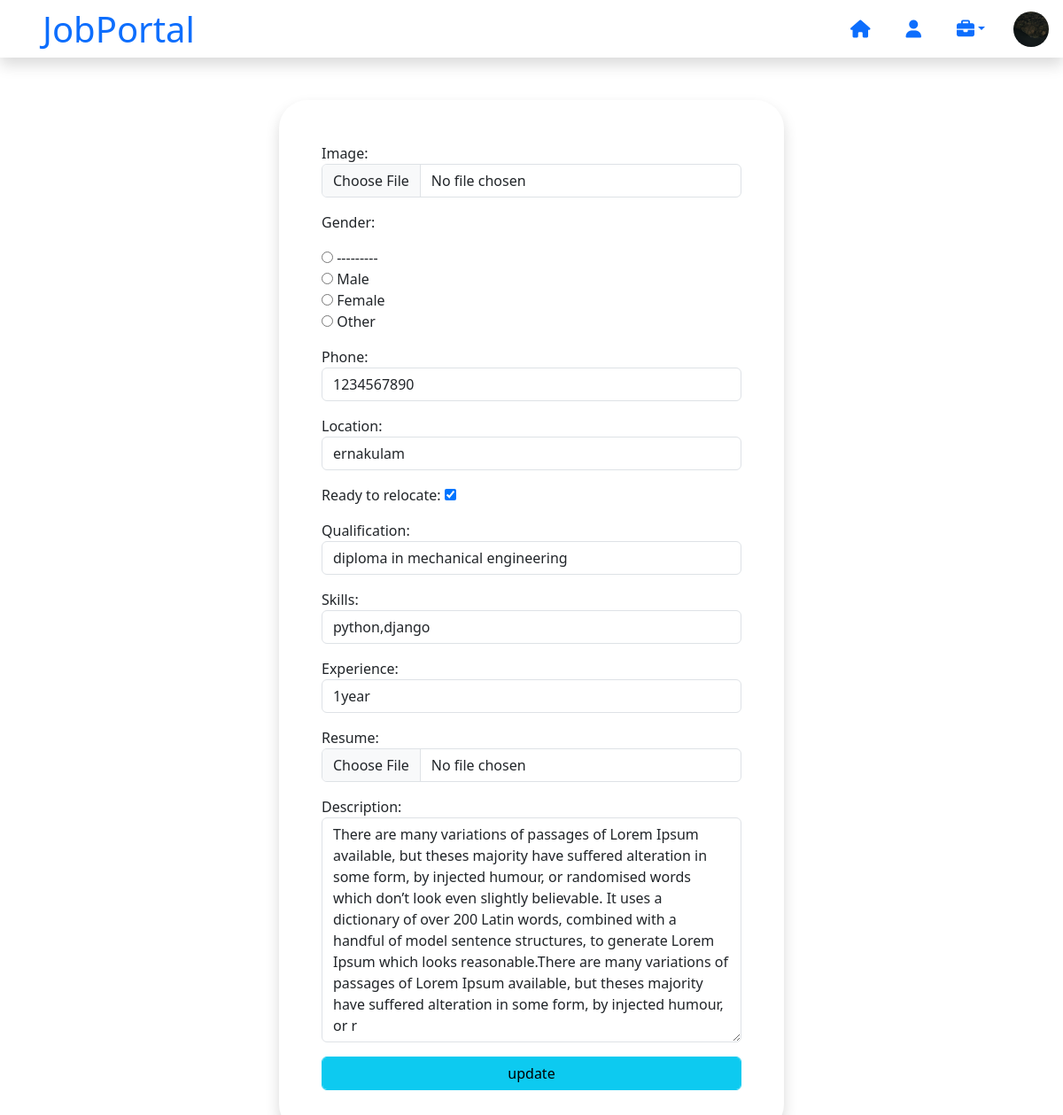
The app's page /candidate/profile/2/edit (signed in) with its own data.
### api/models.py (models this page shows, shortened)
class User(AbstractUser):
      options = (
        ("candidate","candidate"),
        ("employer","employer")
      )
      role = models.CharField(max_length=200,choices=options)

class CandidateProfile(models.Model):
    user = models.OneToOneField(User, on_delete=models.CASCADE,related_name='employeeprofile')
    phone = models.CharField(max_length=10)
    image = models.ImageField(upload_to="images",null=True)
    genders=(
            ('Male','Male'),
            ('Female','Female'),
            ('Other','Other')
        )
    gender = models.CharField(max_length=10,choices=genders)
    qualification = models.CharField(max_length=200)
    resume = models.FileField(upload_to="resumes",null=True)
    location = models.CharField(max_length=200)
    ready_to_relocate = models.BooleanField(default=False)
    skills = models.CharField(max_length=200)
    experience = models.CharField(max_length=200)
    description=models.CharField(max_length=500)

### Job/views.py (the view)
# urls.py: path('candidate/profile/<int:pk>/edit',views.CandidateProfileUpdateView.as_view(),name='candidateprofile-edit'),
@method_decorator(candidatedecs,name='dispatch')
class CandidateProfileUpdateView(UpdateView):
    form_class=CandidateProfileForm
    template_name='candidateprofile-update.html'
    model=CandidateProfile
    success_url=reverse_lazy('candidateprofile-details')

### Job/forms.py
class CandidateProfileForm(forms.ModelForm):
    class Meta:
        model=CandidateProfile
        fields=["image","gender","phone","location","ready_to_relocate","qualification","skills","experience","resume",'description']
        widgets={
            'image':forms.FileInput(attrs={'class':'form-control'}),
            'phone':forms.TextInput(attrs={'class':'form-control'}),
            'gender':forms.RadioSelect(),
            'location':forms.TextInput(attrs={'class':'form-control'}),
            'ready_to_relocate':forms.CheckboxInput(attrs={'value':'true'}),
            'qualification':forms.TextInput(attrs={'class':'form-control'}),
            'skills':forms.TextInput(attrs={'class':'form-control'}),
            'experience':forms.TextInput(attrs={'class':'form-control'}),
            'resume':forms.FileInput(attrs={'class':'form-control'}),
            'description':forms.Textarea(attrs={'class':'form-control'})
        }

### Job/views.py (called while the page is built)
def candidatesignin_required(fn):
    def wrapper(request,*args,**kwargs):
        if request.user.is_authenticated and request.user.role=='candidate':
            return fn(request,*args,**kwargs)
        else:
            return redirect('error')
    return wrapper

### Job/templates/candidateprofile-update.html (shortened to what this page needs)
{%extends 'candidate-base.html'%}
{%block body%}
<div class="container">
  <div class="row mt-5 mb-5 ">
    <div class="col-3"></div>
    <div class="col-6 p-5 shadow rounded-5">
      <form action="" method="post" enctype="multipart/form-data">
        {{form.as_p}}
        <button type="submit" class="btn btn-info form-control">update</button>
      </form>
    </div>
    <div class="col-3"></div>
  </div>
</div>
{%endblock%}

### Job/templates/candidate-base.html (shortened to what this page needs)
<!DOCTYPE html>
<html lang="en">
<head>
    <link href="https://cdn.jsdelivr.net/npm/bootstrap@5.3.0-alpha3/dist/css/bootstrap.min.css" rel="stylesheet">
</head>
<body>
   <nav class=" navbar navbar-expand-lg bg-white navbar-light shadow sticky-top p-0">
    <a href="index.html" class="navbar-brand d-flex align-items-center text-center py-0 px-4 px-lg-5">
        <h1 class="m-0 text-primary">JobPortal</h1>
    </a>
    <div class="collapse navbar-collapse" id="navbarCollapse">
        <div class="navbar-nav ms-auto p-4 p-lg-0">
            <a href="{%url 'home'%}" class="nav-item nav-link active me-4 text-primary"><i class="fa-solid fa-house fa-lg" ></i></a>
            {%if request.user.employeeprofile%}
            <a href="{%url 'candidateprofile-details'%}" class="nav-item nav-link text-primary me-4"><i class="fa-solid fa-user fa-lg" ></i></a>
            {%else%}
            <a href="{%url 'candidateprofile-create'%}" class="nav-item nav-link text-primary me-4"><i class="fa-solid fa-user fa-lg" ></i></a>
            {%endif%}
            <div class="nav-item dropdown">
                <a href="#" class="nav-link dropdown-toggle me-4 text-primary" data-bs-toggle="dropdown"><i class="fa-solid fa-briefcase fa-lg"></i></a>
            </div>
            <div class="dropdown me-3" >
                <img src="{{request.user.employeeprofile.image.url}}" class="rounded-circle"  data-bs-toggle="dropdown" aria-expanded="false" height="40px" width="40px">
              </div>
        </div>
    </div>
</nav>
{%block body%}
{%endblock%}
</body>
</html>

### Job/templates/candidate-base.html (style rules this page uses)
.navbar { height: 65px; }

### records on screen
User: user.employeeprofile.image (picture)
CandidateProfile: gender "☐ --------- ☐ Male ☐ Female ☐ Other", phone "1234567890", location "ernakulam", ready_to_relocate "☑", qualification "diploma in mechanical engineering", skills "python,django", experience "1year", description "There are many variations of passages of Lorem Ipsum available, but theses majority have suffered alteration in some form, by injected humour, or randomised words which don’t look even slightly believable. It uses a dictionary of over 200 Latin words, combined with a handful of model sentence structures, to generate Lorem Ipsum which looks reasonable.There are many variations of passages of Lorem Ipsum available, but theses majority have suffered alteration in some form, by injected humour, or r"
